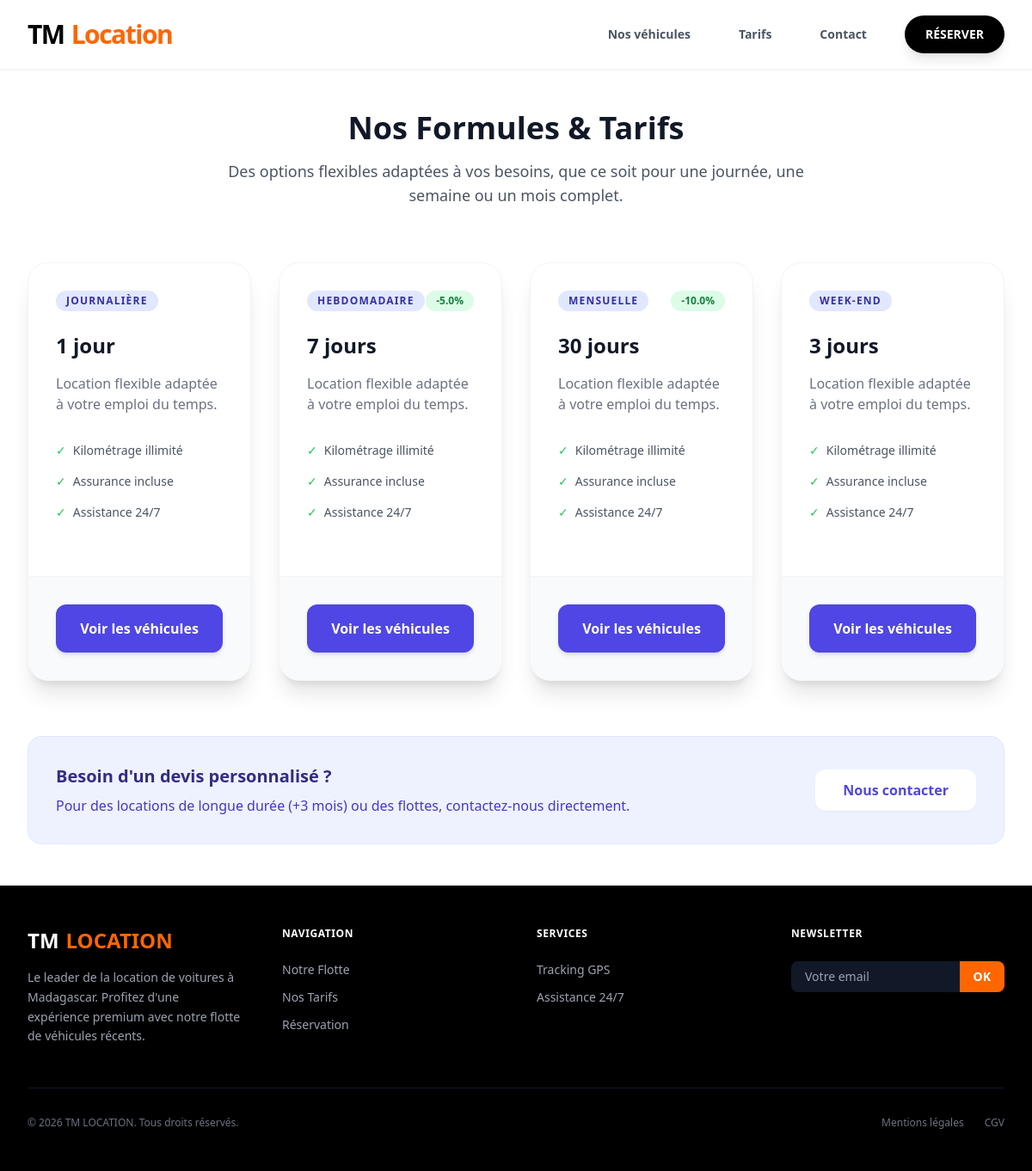
/rental-types, run on an earlier commit of the app's database.
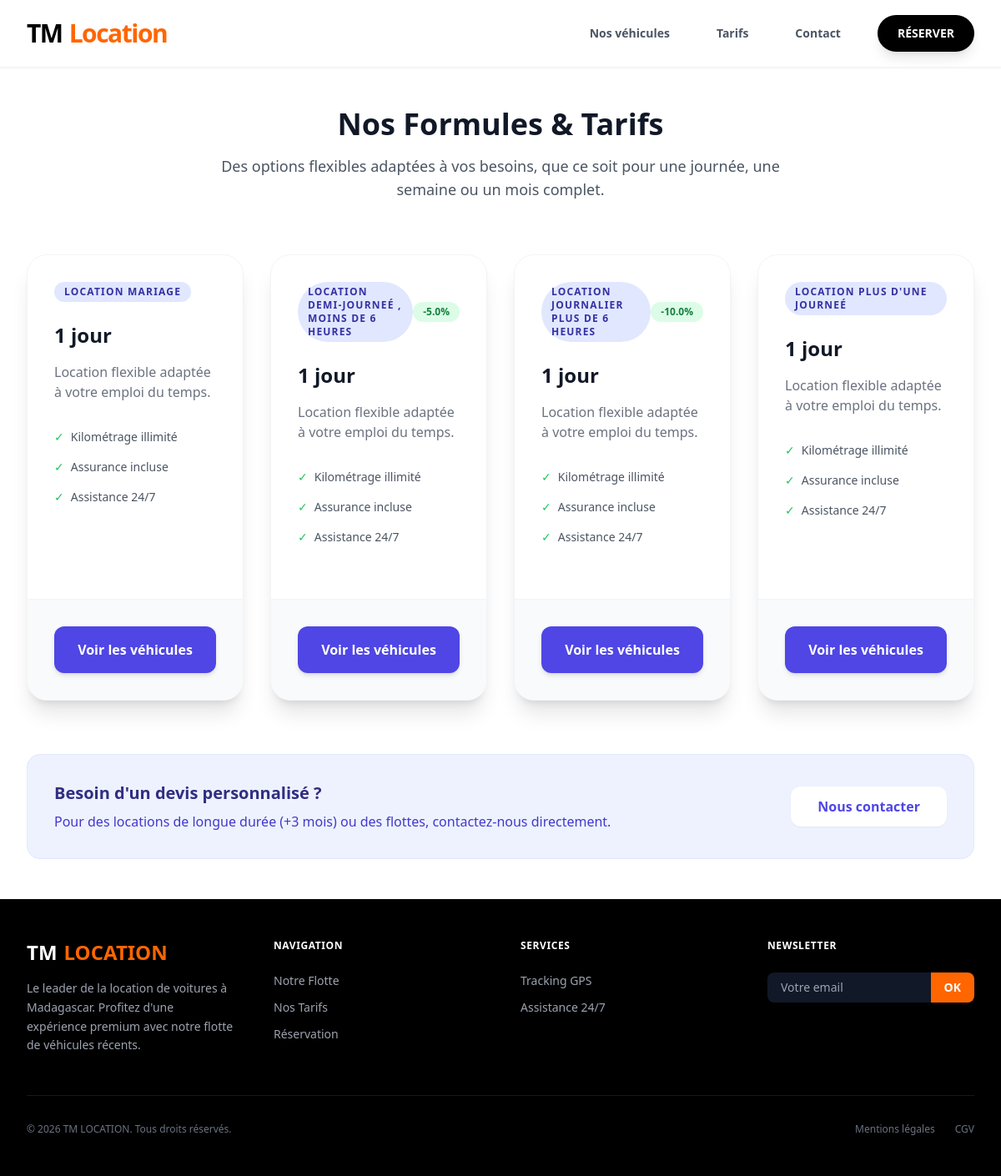
And on a later commit of the database.
### app/models.py (models this page shows, shortened)
class RentalType(Base):
    __tablename__ = "rental_types"
    id: Mapped[int] = mapped_column(primary_key=True)
    name: Mapped[str] = mapped_column(String(50), nullable=False, unique=True)
    duration_days: Mapped[int] = mapped_column(Integer, nullable=False)
    price_multiplier: Mapped[float] = mapped_column(Float, default=1.0)
    description: Mapped[Optional[str]] = mapped_column(Text, nullable=True)
    discount_percent: Mapped[float] = mapped_column(Float, default=0.0)
    rentals: Mapped[list["Rental"]] = relationship(back_populates="rental_type")

### app/routers/web.py (the view)
@router.get("/rental-types", response_class=HTMLResponse)
async def rental_types_page(request: Request, db: AsyncSession = Depends(get_db)):
    rental_types_result = await db.execute(select(RentalType))
    rental_types = rental_types_result.scalars().all()
    context = {
        "request": request,
        "rental_types": rental_types,
        "current_year": datetime.datetime.now().year,
    }
    return templates.TemplateResponse("rental_types.html", context)

### app/templates/rental_types.html (shortened to what this page needs)
{% extends "base.html" %}
{% block content %}
<section class="max-w-7xl mx-auto px-4 sm:px-6 lg:px-8 py-12">
    <div class="text-center mb-16">
        <h1 class="text-4xl font-bold text-gray-900 mb-4">Nos Formules & Tarifs</h1>
        <p class="text-lg text-gray-600 max-w-2xl mx-auto">
            Des options flexibles adaptées à vos besoins, que ce soit pour une journée, une semaine ou un mois complet.
        </p>
    </div>
    <div class="grid grid-cols-1 md:grid-cols-2 lg:grid-cols-4 gap-8">
        {% for type in rental_types %}
        <div class="bg-white rounded-3xl shadow-xl overflow-hidden border border-gray-100 flex flex-col hover:shadow-2xl transition-shadow duration-300 transform hover:-translate-y-1">
            <div class="p-8 flex-grow">
                <div class="flex items-center justify-between mb-6">
                    <span class="bg-indigo-100 text-indigo-800 text-xs font-bold px-3 py-1 rounded-full uppercase tracking-widest">
                        {{ type.name }}
                    </span>
                    {% if type.discount_percent > 0 %}
                    <span class="bg-green-100 text-green-700 text-xs font-bold px-3 py-1 rounded-full">
                        -{{ type.discount_percent }}%
                    </span>
                    {% endif %}
                </div>
                <h3 class="text-2xl font-bold text-gray-900 mb-4">{{ type.duration_days }} jour{% if type.duration_days > 1 %}s{% endif %}</h3>
                <p class="text-gray-500 mb-8">
                    {{ type.description or "Location flexible adaptée à votre emploi du temps." }}
                </p>
                <ul class="space-y-4 text-sm text-gray-600 mb-8">
                    <li class="flex items-center">
                        <span class="text-green-500 mr-2">✓</span> Kilométrage illimité
                    </li>
                    <li class="flex items-center">
                        <span class="text-green-500 mr-2">✓</span> Assurance incluse
                    </li>
                    <li class="flex items-center">
                        <span class="text-green-500 mr-2">✓</span> Assistance 24/7
                    </li>
                </ul>
            </div>
            <div class="p-8 bg-gray-50 border-t border-gray-100">
                <a href="/cars?rental_type={{ type.id }}" class="block w-full bg-indigo-600 text-white text-center py-4 rounded-xl font-bold hover:bg-indigo-700 transition-colors shadow-md">
                    Voir les véhicules
                </a>
            </div>
        </div>
        {% endfor %}
    </div>
    <div class="mt-16 bg-indigo-50 rounded-2xl p-8 border border-indigo-100">
        <div class="flex flex-col md:flex-row items-center justify-between">
            <div class="mb-6 md:mb-0">
                <h3 class="text-xl font-bold text-indigo-900 mb-2">Besoin d'un devis personnalisé ?</h3>
                <p class="text-indigo-700">Pour des locations de longue durée (+3 mois) ou des flottes, contactez-nous directement.</p>
            </div>
            <a href="/contact" class="bg-white text-indigo-600 px-8 py-3 rounded-xl font-bold shadow-sm hover:shadow-md transition-shadow">
                Nous contacter
            </a>
        </div>
    </div>
</section>
{% endblock %}

### app/templates/base.html (shortened to what this page needs)
<!DOCTYPE html>
<html lang="fr">
<head>
    <script src="https://cdn.tailwindcss.com"></script>
    <link rel="stylesheet" href="https://cdn.jsdelivr.net/npm/heroicons@2.0.18/css/heroicons.min.css">
</head>
<body class="bg-white min-h-screen flex flex-col font-sans">
    <header class="bg-white/80 backdrop-blur-md shadow-sm sticky top-0 z-40 border-b border-gray-100">
        <nav class="max-w-7xl mx-auto px-4 sm:px-6 lg:px-8">
            <div class="flex justify-between h-20">
                <div class="flex items-center">
                    <a href="/" class="flex items-center space-x-2">
                        <span class="text-3xl font-black tracking-tighter text-black">TM</span>
                        <span class="text-3xl font-black tracking-tighter text-[#ff6600]">Location</span>
                    </a>
                </div>
                <div class="hidden md:flex items-center space-x-8">
                    <a href="/cars"
                        class="text-gray-600 hover:text-[#ff6600] px-3 py-2 text-sm font-semibold transition-all">
                        Nos véhicules
                    </a>
                    <a href="/rental-types"
                        class="text-gray-600 hover:text-[#ff6600] px-3 py-2 text-sm font-semibold transition-all">
                        Tarifs
                    </a>
                    <a href="/contact"
                        class="text-gray-600 hover:text-[#ff6600] px-3 py-2 text-sm font-semibold transition-all">
                        Contact
                    </a>
                    <a href="/booking"
                        class="bg-black text-white px-6 py-3 rounded-full text-sm font-bold hover:bg-[#ff6600] hover:scale-105 transition-all shadow-lg">
                        RÉSERVER
                    </a>
                </div>
            </div>
        </nav>
    </header>
    <main class="flex-grow">
        {% block content %}{% endblock %}
    </main>
    <footer class="hidden md:block bg-black text-white py-12 mt-auto">
        <div class="max-w-7xl mx-auto px-4 sm:px-6 lg:px-8">
            <div class="grid grid-cols-1 md:grid-cols-4 gap-12">
                <div class="space-y-4">
                    <div class="flex items-center space-x-2">
                        <span class="text-2xl font-black text-white">TM</span>
                        <span class="text-2xl font-black text-[#ff6600]">LOCATION</span>
                    </div>
                    <p class="text-gray-400 text-sm leading-relaxed">
                        Le leader de la location de voitures à Madagascar. Profitez d'une expérience premium avec notre
                        flotte de véhicules récents.
                    </p>
                </div>
                <div>
                    <h3 class="text-white font-bold mb-6 uppercase tracking-wider text-xs">Navigation</h3>
                    <ul class="space-y-3 text-gray-400 text-sm">
                        <li><a href="/cars" class="hover:text-[#ff6600] transition-colors">Notre Flotte</a></li>
                        <li><a href="/rental-types" class="hover:text-[#ff6600] transition-colors">Nos Tarifs</a></li>
                        <li><a href="/booking" class="hover:text-[#ff6600] transition-colors">Réservation</a></li>
                    </ul>
                </div>
                <div>
                    <h3 class="text-white font-bold mb-6 uppercase tracking-wider text-xs">Services</h3>
                    <ul class="space-y-3 text-gray-400 text-sm">
                        <li><a href="/tracking" class="hover:text-[#ff6600] transition-colors">Tracking GPS</a></li>
                        <li><a href="/contact" class="hover:text-[#ff6600] transition-colors">Assistance 24/7</a></li>
                    </ul>
                </div>
                <div>
                    <h3 class="text-white font-bold mb-6 uppercase tracking-wider text-xs">Newsletter</h3>
                    <div class="flex">
                        <input type="email" placeholder="Votre email"
                            class="bg-gray-900 border-none rounded-l-lg px-4 py-2 text-sm w-full focus:ring-1 focus:ring-[#ff6600]">
                        <button
                            class="bg-[#ff6600] px-4 py-2 rounded-r-lg font-bold text-sm hover:bg-orange-600 transition-all">OK</button>
                    </div>
                </div>
            </div>
            <div
                class="border-t border-gray-900 mt-12 pt-8 flex flex-col md:flex-row justify-between items-center text-gray-500 text-xs gap-4">
                <p>&copy; {{ current_year }} TM LOCATION. Tous droits réservés.</p>
                <div class="flex space-x-6">
                    <a href="#" class="hover:text-white">Mentions légales</a>
                    <a href="#" class="hover:text-white">CGV</a>
                </div>
            </div>
        </div>
    </footer>
</body>
</html>

What changed in the data, as far as the page shows it:
changed RentalType: name "JOURNALIÈRE" → "LOCATION MARIAGE"
changed RentalType: name "HEBDOMADAIRE" → "LOCATION DEMI-JOURNEÉ , MOINS DE 6 HEURES"; duration_days "7" → "1"; no longer shows "s"
changed RentalType: name "MENSUELLE" → "LOCATION JOURNALIER PLUS DE 6 HEURES"; duration_days "30" → "1"; no longer shows "s"
changed RentalType: name "WEEK-END" → "LOCATION PLUS D'UNE JOURNEÉ"; duration_days "3" → "1"; no longer shows "s"
